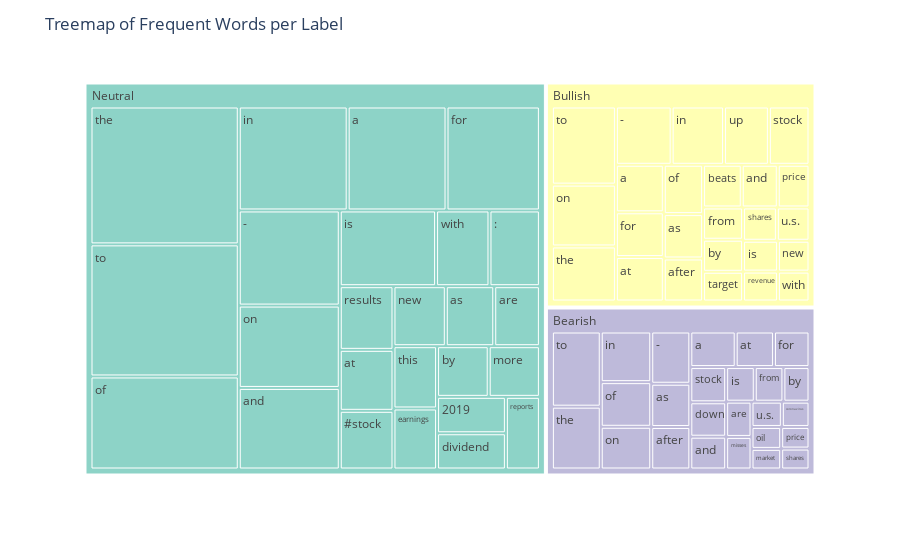

Notebook source saved alongside this figure:
### Code cell
# Calculating the top words by class
word_freq = get_top_words_by_class(train_df, 'label', 'text', top_criteria=25)
label_map = {0: 'Bearish', 1: 'Bullish', 2: 'Neutral'}
word_freq['label_name'] = word_freq['label'].map(label_map)

fig = px.treemap(word_freq, path=['label_name', 'word'], values='freq',
                 color='label_name', color_discrete_sequence=px.colors.qualitative.Set3)
fig.update_layout(title='Treemap of Frequent Words per Label')
fig.show()

### Figure 1 — Plotly figure (JSON) as saved in the notebook; plotly's stock layout.template omitted (floating-point values rounded to 4 significant figures)
{"data": [{"branchvalues": "total", "customdata": [["Neutral"], ["Bullish"], ["Bearish"], ["Bullish"], ["Neutral"], ["Bullish"], ["Bearish"], ["Bullish"], ["Bearish"], ["Neutral"], ["Bearish"], ["Neutral"], ["Neutral"], ["Bearish"], ["Bullish"], ["Bullish"], ["Neutral"], ["Neutral"], ["Neutral"], ["Bearish"], ["Bullish"], ["Neutral"], ["Bearish"], ["Bullish"], ["Bearish"], ["Bullish"], ["Neutral"], ["Bearish"], ["Bearish"], ["Neutral"], ["Bearish"], ["Neutral"], ["Bullish"], ["Neutral"], ["Bearish"], ["Bullish"], ["Bearish"], ["Neutral"], ["Bullish"], ["Bearish"], ["Neutral"], ["Bearish"], ["Neutral"], ["Bearish"], ["Neutral"], ["Neutral"], ["Bearish"], ["Bullish"], ["Bearish"], ["Bullish"], ["Bearish"], ["Bullish"], ["Bullish"], ["Bearish"], ["Neutral"], ["Bullish"], ["Bearish"], ["Neutral"], ["Neutral"], ["Bullish"], ["Bullish"], ["Neutral"], ["Bearish"], ["Bullish"], ["Bearish"], ["Bullish"], ["Bullish"], ["Neutral"], ["Bullish"], ["Bearish"], ["Neutral"], ["Bullish"], ["Bearish"], ["Bullish"], ["Neutral"], ["Bearish"], ["Bullish"], ["Neutral"]], "domain": {"x": [0, 1], "y": [0, 1]}, "hovertemplate": "labels=%{label}<br>freq=%{value}<br>parent=%{parent}<br>id=%{id}<br>label_name=%{customdata[0]}<extra></extra>", "ids": ["Neutral/#stock", "Bullish/by", "Bearish/by", "Bullish/beats", "Neutral/at", "Bullish/at", "Bearish/at", "Bullish/as", "Bearish/as", "Neutral/are", "Bearish/are", "Neutral/and", "Neutral/as", "Bearish/and", "Bullish/and", "Bullish/-", "Neutral/-", "Neutral/2019", "Neutral/:", "Bearish/-", "Bullish/a", "Neutral/a", "Bearish/after", "Bullish/after", "Bearish/a", "Bullish/is", "Neutral/is", "Bearish/market", "Bearish/misses", "Neutral/more", "Bearish/of", "Neutral/new", "Bullish/of", "Neutral/of", "Bearish/oil", "Bullish/new", "Bearish/is", "Neutral/in", "Bullish/in", "Bearish/coronavirus", "Neutral/dividend", "Bearish/down", "Neutral/earnings", "Bearish/for", "Neutral/by", "Neutral/for", "Bearish/from", "Bullish/from", "Bearish/in", "Bullish/for", "Bearish/the", "Bullish/up", "Bullish/u.s.", "Bearish/u.s.", "Neutral/to", "Bullish/to", "Bearish/to", "Neutral/this", "Neutral/the", "Bullish/the", "Bullish/target", "Neutral/results", "Bearish/stock", "Bullish/shares", "Bearish/shares", "Bullish/revenue", "Bullish/with", "Neutral/reports", "Bullish/price", "Bearish/price", "Neutral/on", "Bullish/on", "Bearish/on", "Bullish/stock", "Neutral/with", "Bearish", "Bullish", "Neutral"], "labels": ["#stock", "by", "by", "beats", "at", "at", "at", "as", "as", "are", "are", "and", "as", "and", "and", "-", "-", "2019", ":", "-", "a", "a", "after", "after", "a", "is", "is", "market", "misses", "more", "of", "new", "of", "of", "oil", "new", "is", "in", "in", "coronavirus", "dividend", "down", "earnings", "for", "by", "for", "from", "from", "in", "for", "the", "up", "u.s.", "u.s.", "to", "to", "to", "this", "the", "the", "target", "results", "stock", "shares", "shares", "revenue", "with", "reports", "price", "price", "on", "on", "on", "stock", "with", "Bearish", "Bullish", "Neutral"], "marker": {"colors": ["rgb(141,211,199)", "rgb(255,255,179)", "rgb(190,186,218)", "rgb(255,255,179)", "rgb(141,211,199)", "rgb(255,255,179)", "rgb(190,186,218)", "rgb(255,255,179)", "rgb(190,186,218)", "rgb(141,211,199)", "rgb(190,186,218)", "rgb(141,211,199)", "rgb(141,211,199)", "rgb(190,186,218)", "rgb(255,255,179)", "rgb(255,255,179)", "rgb(141,211,199)", "rgb(141,211,199)", "rgb(141,211,199)", "rgb(190,186,218)", "rgb(255,255,179)", "rgb(141,211,199)", "rgb(190,186,218)", "rgb(255,255,179)", "rgb(190,186,218)", "rgb(255,255,179)", "rgb(141,211,199)", "rgb(190,186,218)", "rgb(190,186,218)", "rgb(141,211,199)", "rgb(190,186,218)", "rgb(141,211,199)", "rgb(255,255,179)", "rgb(141,211,199)", "rgb(190,186,218)", "rgb(255,255,179)", "rgb(190,186,218)", "rgb(141,211,199)", "rgb(255,255,179)", "rgb(190,186,218)", "rgb(141,211,199)", "rgb(190,186,218)", "rgb(141,211,199)", "rgb(190,186,218)", "rgb(141,211,199)", "rgb(141,211,199)", "rgb(190,186,218)", "rgb(255,255,179)", "rgb(190,186,218)", "rgb(255,255,179)", "rgb(190,186,218)", "rgb(255,255,179)", "rgb(255,255,179)", "rgb(190,186,218)", "rgb(141,211,199)", "rgb(255,255,179)", "rgb(190,186,218)", "rgb(141,211,199)", "rgb(141,211,199)", "rgb(255,255,179)", "rgb(255,255,179)", "rgb(141,211,199)", "rgb(190,186,218)", "rgb(255,255,179)", "rgb(190,186,218)", "rgb(255,255,179)", "rgb(255,255,179)", "rgb(141,211,199)", "rgb(255,255,179)", "rgb(190,186,218)", "rgb(141,211,199)", "rgb(255,255,179)", "rgb(190,186,218)", "rgb(255,255,179)", "rgb(141,211,199)", "rgb(190,186,218)", "rgb(255,255,179)", "rgb(141,211,199)"]}, "name": "", "parents": ["Neutral", "Bullish", "Bearish", "Bullish", "Neutral", "Bullish", "Bearish", "Bullish", "Bearish", "Neutral", "Bearish", "Neutral", "Neutral", "Bearish", "Bullish", "Bullish", "Neutral", "Neutral", "Neutral", "Bearish", "Bullish", "Neutral", "Bearish", "Bullish", "Bearish", "Bullish", "Neutral", "Bearish", "Bearish", "Neutral", "Bearish", "Neutral", "Bullish", "Neutral", "Bearish", "Bullish", "Bearish", "Neutral", "Bullish", "Bearish", "Neutral", "Bearish", "Neutral", "Bearish", "Neutral", "Neutral", "Bearish", "Bullish", "Bearish", "Bullish", "Bearish", "Bullish", "Bullish", "Bearish", "Neutral", "Bullish", "Bearish", "Neutral", "Neutral", "Bullish", "Bullish", "Neutral", "Bearish", "Bullish", "Bearish", "Bullish", "Bullish", "Neutral", "Bullish", "Bearish", "Neutral", "Bullish", "Bearish", "Bullish", "Neutral", "", "", ""], "type": "treemap", "values": [283, 125, 93, 161, 294, 208, 140, 170, 174, 246, 92, 740, 261, 121, 150, 317, 863, 225, 343, 210, 222, 923, 171, 165, 166, 105, 655, 63, 85, 233, 232, 282, 189, 1239, 67, 95, 102, 1017, 298, 72, 224, 127, 239, 130, 235, 872, 102, 126, 263, 209, 316, 255, 106, 79, 1759, 488, 378, 244, 1836, 344, 116, 307, 130, 110, 61, 102, 92, 222, 132, 63, 747, 386, 222, 231, 363, 3659, 4902, 14652]}], "layout": {"legend": {"tracegroupgap": 0}, "margin": {"t": 60}, "title": {"text": "Treemap of Frequent Words per Label"}, "treemapcolorway": ["rgb(141,211,199)", "rgb(255,255,179)", "rgb(190,186,218)", "rgb(251,128,114)", "rgb(128,177,211)", "rgb(253,180,98)", "rgb(179,222,105)", "rgb(252,205,229)", "rgb(217,217,217)", "rgb(188,128,189)", "rgb(204,235,197)", "rgb(255,237,111)"]}}
